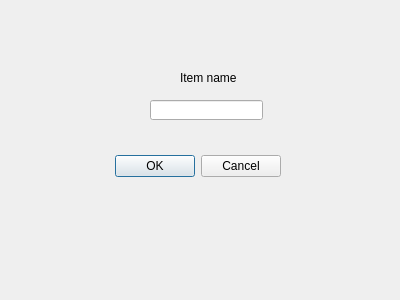
<?xml version="1.0" encoding="UTF-8"?>
<ui version="4.0">
 <class>ItemName</class>
 <widget class="QDialog" name="ItemName">
  <property name="geometry">
   <rect>
    <x>0</x>
    <y>0</y>
    <width>400</width>
    <height>300</height>
   </rect>
  </property>
  <property name="windowTitle">
   <string>Dialog</string>
  </property>
  <widget class="QDialogButtonBox" name="buttonBox">
   <property name="geometry">
    <rect>
     <x>-60</x>
     <y>150</y>
     <width>341</width>
     <height>32</height>
    </rect>
   </property>
   <property name="orientation">
    <enum>Qt::Horizontal</enum>
   </property>
   <property name="standardButtons">
    <set>QDialogButtonBox::Cancel|QDialogButtonBox::Ok</set>
   </property>
  </widget>
  <widget class="QLabel" name="label">
   <property name="geometry">
    <rect>
     <x>180</x>
     <y>70</y>
     <width>71</width>
     <height>16</height>
    </rect>
   </property>
   <property name="text">
    <string>Item name</string>
   </property>
  </widget>
  <widget class="QLineEdit" name="name">
   <property name="geometry">
    <rect>
     <x>150</x>
     <y>100</y>
     <width>113</width>
     <height>20</height>
    </rect>
   </property>
  </widget>
 </widget>
 <resources/>
 <connections>
  <connection>
   <sender>buttonBox</sender>
   <signal>accepted()</signal>
   <receiver>ItemName</receiver>
   <slot>accept()</slot>
   <hints>
    <hint type="sourcelabel">
     <x>248</x>
     <y>254</y>
    </hint>
    <hint type="destinationlabel">
     <x>157</x>
     <y>274</y>
    </hint>
   </hints>
  </connection>
  <connection>
   <sender>buttonBox</sender>
   <signal>rejected()</signal>
   <receiver>ItemName</receiver>
   <slot>reject()</slot>
   <hints>
    <hint type="sourcelabel">
     <x>316</x>
     <y>260</y>
    </hint>
    <hint type="destinationlabel">
     <x>286</x>
     <y>274</y>
    </hint>
   </hints>
  </connection>
 </connections>
</ui>
